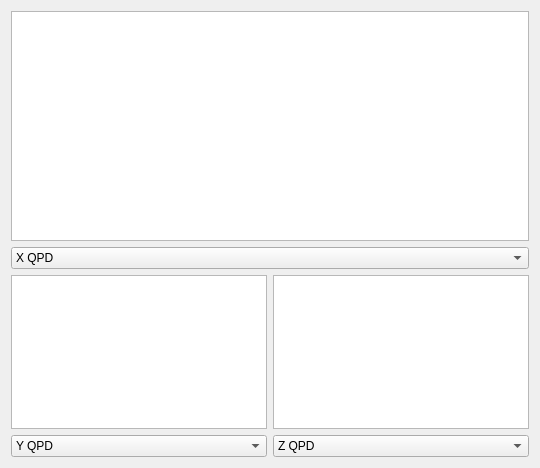
          <widget class="QWidget" name="signalPage">
           <attribute name="title">
            <string>Signals</string>
           </attribute>
           <layout class="QGridLayout" name="signalTabGrid" rowstretch="3,1,2,1">
            <item row="2" column="0">
             <widget class="PlotWidget" name="sig2Plot"/>
            </item>
            <item row="3" column="0">
             <widget class="QComboBox" name="sig2selCmb">
              <property name="currentIndex">
               <number>1</number>
              </property>
              <item>
               <property name="text">
                <string>X QPD</string>
               </property>
              </item>
              <item>
               <property name="text">
                <string>Y QPD</string>
               </property>
              </item>
              <item>
               <property name="text">
                <string>Z QPD</string>
               </property>
              </item>
              <item>
               <property name="text">
                <string>X Galv</string>
               </property>
              </item>
              <item>
               <property name="text">
                <string>Y Galv</string>
               </property>
              </item>
              <item>
               <property name="text">
                <string>Z Galv</string>
               </property>
              </item>
             </widget>
            </item>
            <item row="2" column="1">
             <widget class="PlotWidget" name="sig3Plot"/>
            </item>
            <item row="3" column="1">
             <widget class="QComboBox" name="sig3selCmb">
              <property name="currentIndex">
               <number>2</number>
              </property>
              <item>
               <property name="text">
                <string>X QPD</string>
               </property>
              </item>
              <item>
               <property name="text">
                <string>Y QPD</string>
               </property>
              </item>
              <item>
               <property name="text">
                <string>Z QPD</string>
               </property>
              </item>
              <item>
               <property name="text">
                <string>X Galv</string>
               </property>
              </item>
              <item>
               <property name="text">
                <string>Y Galv</string>
               </property>
              </item>
              <item>
               <property name="text">
                <string>Z Galv</string>
               </property>
              </item>
             </widget>
            </item>
            <item row="0" column="0" colspan="2">
             <widget class="PlotWidget" name="sig1Plot"/>
            </item>
            <item row="1" column="0" colspan="2">
             <widget class="QComboBox" name="sig1selCmb">
              <property name="layoutDirection">
               <enum>Qt::LeftToRight</enum>
              </property>
              <item>
               <property name="text">
                <string>X QPD</string>
               </property>
              </item>
              <item>
               <property name="text">
                <string>Y QPD</string>
               </property>
              </item>
              <item>
               <property name="text">
                <string>Z QPD</string>
               </property>
              </item>
              <item>
               <property name="text">
                <string>X Galv</string>
               </property>
              </item>
              <item>
               <property name="text">
                <string>Y Galv</string>
               </property>
              </item>
              <item>
               <property name="text">
                <string>Z Galv</string>
               </property>
              </item>
             </widget>
            </item>
           </layout>
          </widget>
